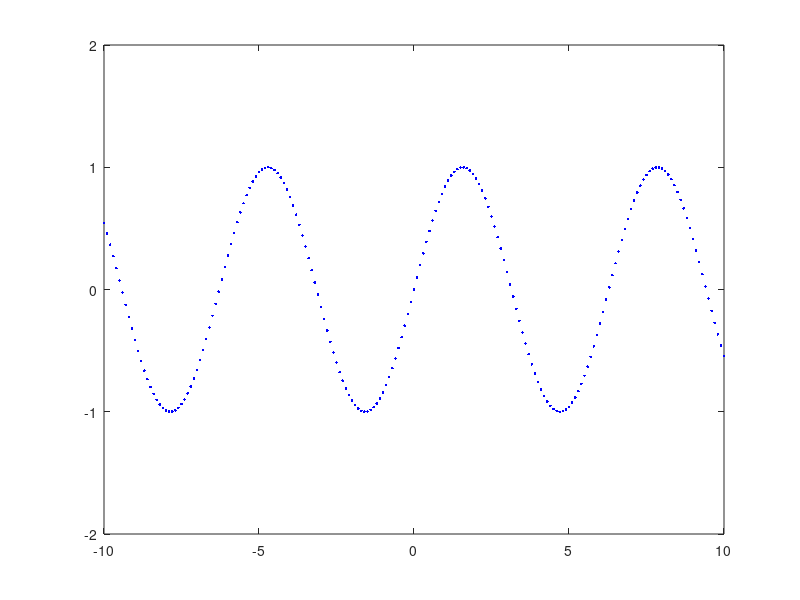

Write MATLAB code to recreate this figure.
x = -10:0.1:10;
y = sin(x);

figure(1);
for i = 1:length(x)
  plot(x(i),y(i),'b.');
  xlim([-10, 10]); ylim([-2, 2]);
  hold on;
  pause(0.01);
  end;
